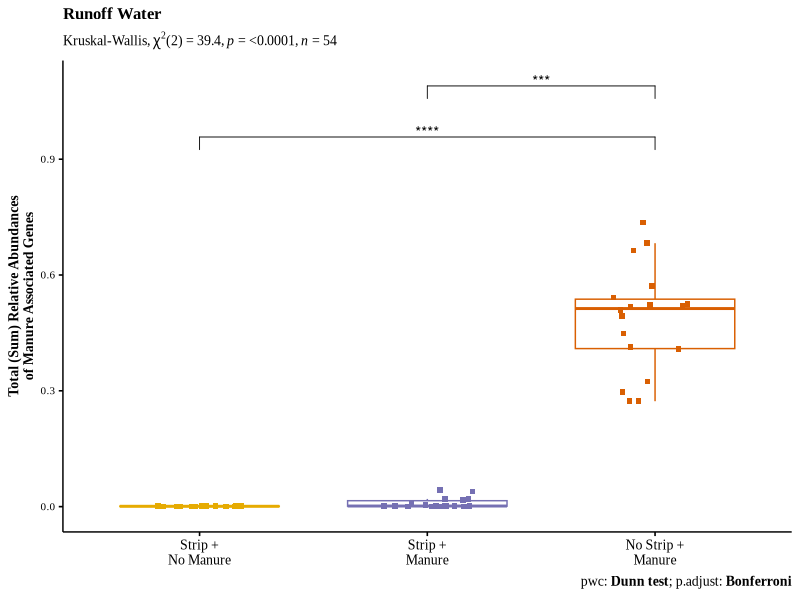
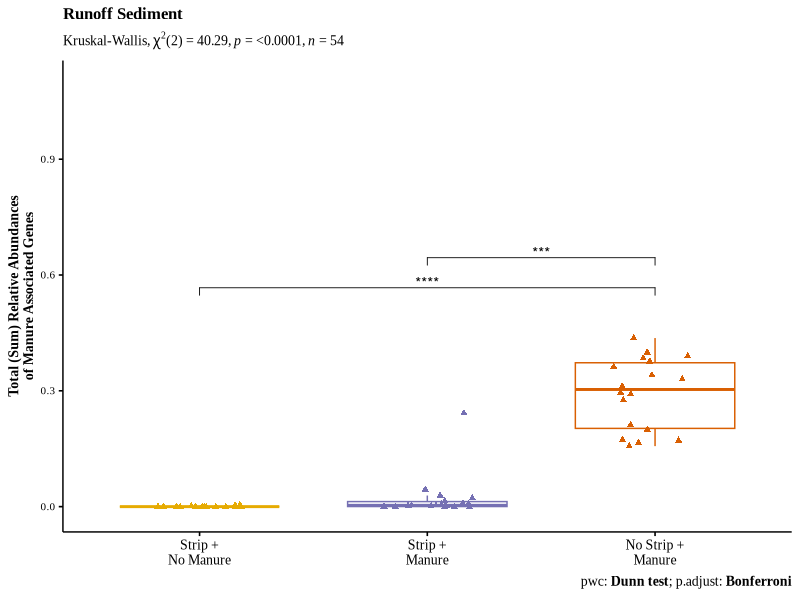
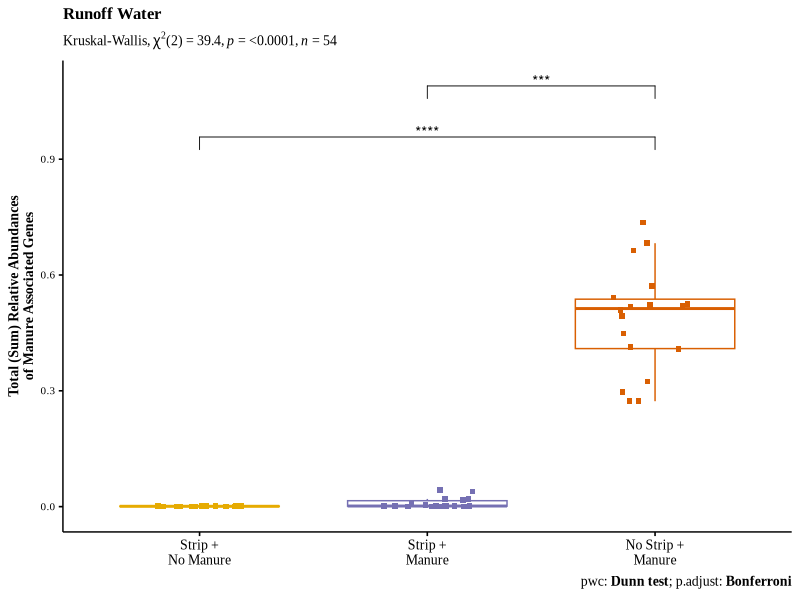
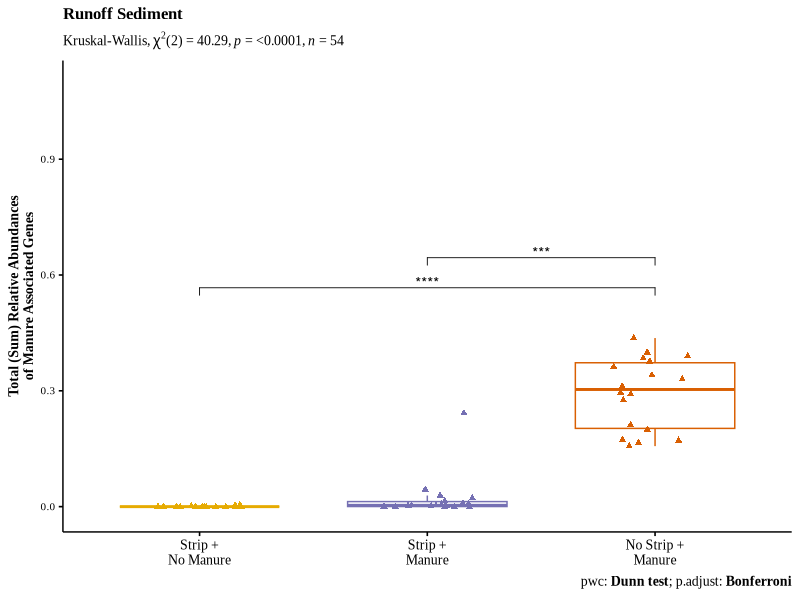

These charts were generated, in order, by the following R code:
library(readxl)
library(tidyverse)
library(ggpubr)
library(rstatix)

data <- read_excel("water_sediment_combined.xlsx")

manure_primers <- c("tetM", "tetQ", "tet44", "tnpA6", "tetT", "tetW", "ermF", "tet36", "aph3",
                    "ermQ", "aadE", "ermB", "tetO", "sat4", "erm35", "aadD", "tetL", "tetX",
                    "sul2", "tnpA5", "intl2", "ermT", "intl3", "sul1", "intl1")

data_ed <- subset(data, Primer %in% manure_primers)

water <- subset(data_ed, Matrix == "Water")
sediment <- subset(data_ed, Matrix == "Sediment")

#Cumulative Abundance
cumulative_abundance_water <- water %>%
  group_by(Plot, Time, Treatment) %>% 
  summarise(total_sample_relative_abundance = sum(Relative_Abundance)) %>%
  ungroup() %>%
  reorder_levels(Treatment, order = c("Strip + No Manure", "Strip + Manure", "No Strip + Manure"))
cumulative_abundance_sediment <- sediment %>%
  group_by(Plot, Time, Treatment) %>% 
  summarise(total_sample_relative_abundance = sum(Relative_Abundance)) %>%
  ungroup() %>%
  reorder_levels(Treatment, order = c("Strip + No Manure", "Strip + Manure", "No Strip + Manure"))

#Kruskal-Wallis
kruskal.test(total_sample_relative_abundance ~ Treatment, data = cumulative_abundance_water)
kruskal.test(total_sample_relative_abundance ~ Treatment, data = cumulative_abundance_sediment)

#Dunn Test (Option 1)
#Code from https://www.datanovia.com/en/lessons/kruskal-wallis-test-in-r/
res.kruskal_water <- cumulative_abundance_water %>% 
  kruskal_test(total_sample_relative_abundance ~ Treatment)
res.kruskal_water

pwc_water <- cumulative_abundance_water %>% dunn_test(total_sample_relative_abundance ~ Treatment,
                                                      p.adjust.method = "bonferroni") 
pwc_water

pwc_water <- pwc_water %>% add_xy_position(x = "Treatment")

plot_water <- ggboxplot(cumulative_abundance_water, x = "Treatment", y = "total_sample_relative_abundance",
                        color  = "Treatment", palette = c("#E6AB02", "#7570B3", "#D95F02"),
                        add = "jitter", shape = 15) +
  stat_pvalue_manual(pwc_water, hide.ns = TRUE) +
  labs(subtitle = get_test_label(res.kruskal_water, detailed = TRUE),
    caption = get_pwc_label(pwc_water),
    y = "Total (Sum) Relative Abundances\nof Manure Associated Genes",
    title = "Runoff Water") +
  scale_x_discrete(labels = c("Strip +\nNo Manure", "Strip +\nManure", "No Strip +\nManure")) +
  ylim(-0.01, 1.1) +
  theme(plot.title = element_text(family = "Times New Roman", face = "bold", size = 12),
        plot.subtitle = element_text(family = "Times New Roman", size = 10),
        plot.caption = element_text(family = "Times New Roman", size = 10),
        axis.text.x = element_text(family = "Times New Roman", size = 10),
        axis.title.x = element_blank(),
        axis.text.y = element_text(family = "Times New Roman", size = 8),
        axis.title.y = element_text(family = "Times New Roman", face = "bold", size = 10),
        legend.position = "none")

plot_water

ggsave("Water_Total_ARG_Load_Median_plot.tiff", plot = plot_water,
       width = 4, height = 4, dpi = 500, units = c("in"))

res.kruskal_sediment <- cumulative_abundance_sediment %>% 
  kruskal_test(total_sample_relative_abundance ~ Treatment)
res.kruskal_sediment

pwc_sediment <- cumulative_abundance_sediment %>% dunn_test(total_sample_relative_abundance ~ Treatment,
                                                            p.adjust.method = "bonferroni") 
pwc_sediment

pwc_sediment <- pwc_sediment %>% add_xy_position(x = "Treatment")

plot_sediment <- ggboxplot(cumulative_abundance_sediment, x = "Treatment", y = "total_sample_relative_abundance",
                           color  = "Treatment", palette = c("#E6AB02", "#7570B3", "#D95F02"),
                           add = "jitter", shape = 17) +
  stat_pvalue_manual(pwc_sediment, hide.ns = TRUE) +
  labs(subtitle = get_test_label(res.kruskal_sediment, detailed = TRUE),
    caption = get_pwc_label(pwc_sediment),
    y = "Total (Sum) Relative Abundances\nof Manure Associated Genes",
    title = "Runoff Sediment") +
  scale_x_discrete(labels = c("Strip +\nNo Manure", "Strip +\nManure", "No Strip +\nManure")) +
  ylim(-0.01, 1.1) +
  theme(plot.title = element_text(family = "Times New Roman", face = "bold", size = 12),
        plot.subtitle = element_text(family = "Times New Roman", size = 10),
        plot.caption = element_text(family = "Times New Roman", size = 10),
        axis.text.x = element_text(family = "Times New Roman", size = 10),
        axis.title.x = element_blank(),
        axis.text.y = element_text(family = "Times New Roman", size = 8),
        axis.title.y = element_text(family = "Times New Roman", face = "bold", size = 10),
        legend.position = "none")

plot_sediment

ggsave("Sediment_Total_ARG_Load_Median_plot.tiff", plot = plot_sediment,
       width = 4, height = 4, dpi = 500, units = c("in"))
